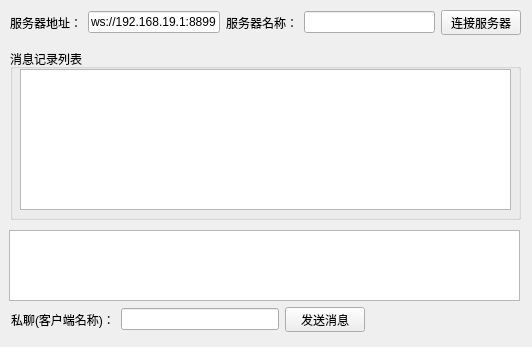
<?xml version="1.0" encoding="UTF-8"?>
<ui version="4.0">
 <class>Widget</class>
 <widget class="QWidget" name="Widget">
  <property name="geometry">
   <rect>
    <x>0</x>
    <y>0</y>
    <width>532</width>
    <height>347</height>
   </rect>
  </property>
  <property name="windowTitle">
   <string>Websocket客户端</string>
  </property>
  <widget class="QGroupBox" name="groupBox">
   <property name="geometry">
    <rect>
     <x>10</x>
     <y>49</y>
     <width>511</width>
     <height>171</height>
    </rect>
   </property>
   <property name="title">
    <string>消息记录列表</string>
   </property>
   <widget class="QTextEdit" name="textEdit_MsgList">
    <property name="geometry">
     <rect>
      <x>10</x>
      <y>20</y>
      <width>491</width>
      <height>141</height>
     </rect>
    </property>
   </widget>
  </widget>
  <widget class="QTextEdit" name="textEdit_SendData">
   <property name="geometry">
    <rect>
     <x>9</x>
     <y>230</y>
     <width>511</width>
     <height>71</height>
    </rect>
   </property>
  </widget>
  <widget class="QWidget" name="layoutWidget">
   <property name="geometry">
    <rect>
     <x>10</x>
     <y>10</y>
     <width>511</width>
     <height>25</height>
    </rect>
   </property>
   <layout class="QHBoxLayout" name="horizontalLayout">
    <item>
     <widget class="QLabel" name="label">
      <property name="text">
       <string>服务器地址：</string>
      </property>
     </widget>
    </item>
    <item>
     <widget class="QLineEdit" name="lineEdit_ServerAddress">
      <property name="text">
       <string>ws://192.168.19.1:8899</string>
      </property>
     </widget>
    </item>
    <item>
     <widget class="QLabel" name="label_2">
      <property name="text">
       <string>服务器名称：</string>
      </property>
     </widget>
    </item>
    <item>
     <widget class="QLineEdit" name="lineEdit_ServerName"/>
    </item>
    <item>
     <widget class="QPushButton" name="pushButton_Connect">
      <property name="text">
       <string>连接服务器</string>
      </property>
     </widget>
    </item>
   </layout>
  </widget>
  <widget class="QWidget" name="layoutWidget">
   <property name="geometry">
    <rect>
     <x>11</x>
     <y>307</y>
     <width>511</width>
     <height>25</height>
    </rect>
   </property>
   <layout class="QHBoxLayout" name="horizontalLayout_2">
    <item>
     <widget class="QLabel" name="label_3">
      <property name="text">
       <string>私聊(客户端名称)：</string>
      </property>
     </widget>
    </item>
    <item>
     <widget class="QLineEdit" name="lineEdit_ClientName"/>
    </item>
    <item>
     <widget class="QPushButton" name="pushButton_SendMsg">
      <property name="text">
       <string>发送消息</string>
      </property>
     </widget>
    </item>
    <item>
     <spacer name="horizontalSpacer">
      <property name="orientation">
       <enum>Qt::Horizontal</enum>
      </property>
      <property name="sizeHint" stdset="0">
       <size>
        <width>40</width>
        <height>20</height>
       </size>
      </property>
     </spacer>
    </item>
   </layout>
  </widget>
  <zorder>layoutWidget</zorder>
  <zorder>layoutWidget</zorder>
  <zorder>groupBox</zorder>
  <zorder>textEdit_SendData</zorder>
 </widget>
 <resources/>
 <connections/>
</ui>
